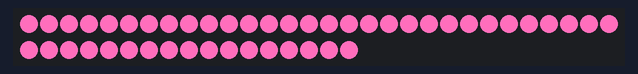
Bench run of a sketch on a simulated Arduino Uno, built with avr-gcc and run on an emulated ATmega328P. Shown: 47 RGB LEDs in strip order, left to right, continuing on the next row. Dim RGB values are drawn brighter than linear.

Above: at 0.1 s.
At 1.1 s:
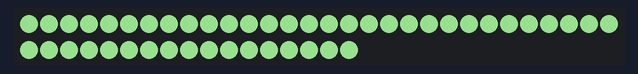

The sketch:

rgbstriptest.ino
```cpp
#include <FastLED.h>

#define DATA_PIN 7
#define NUM_LEDS 47

CRGB leds[NUM_LEDS];

void setup() {
  FastLED.addLeds<NEOPIXEL, DATA_PIN>(leds, NUM_LEDS);
}

void loop() {
  // Set all LEDs to MECHA PINK
  fill_solid(leds, NUM_LEDS, CRGB::CRGB(255, 110, 188));
  FastLED.show();
  delay(1000);

  // Set all LEDs to BABY BLUE
  fill_solid(leds, NUM_LEDS, CRGB::CRGB(109, 163, 103));
  FastLED.show();
  delay(1000);

  // Set all LEDs to AZUMI PURPLE
  fill_solid(leds, NUM_LEDS, CRGB::CRGB(167, 75, 208));
  FastLED.show();
  delay(1000);

}
```

Measured:
- by itself, everything shown: repeats every 3.0 s, in 3 steps
- what the display in image 1 shows lasts 1.0 s, from 1.0 s to 2.0 s
